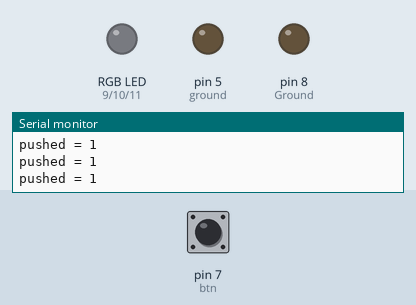
This sketch was run on a simulated Arduino Uno, built with avr-gcc and run on an emulated ATmega328P. Shown: an RGB LED mixed from three pins (HIGH = lit), output pins drawn as LEDs (lit = HIGH), the last lines printed to the serial monitor. Dashed ring = blinking. Inputs (shaded band) come from the test bench; at power-on: pin 7 (btn) HIGH. Pins used as bus, display or sensor lines are not drawn.

Above: at 1.3 s.
1.4 s: pin 7 (btn) pulled LOW for 1 s
At 2.4 s:
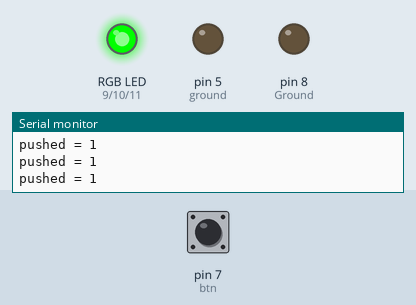
4.5 s: pin 7 (btn) pulled LOW for 0.3 s
At 5.3 s:
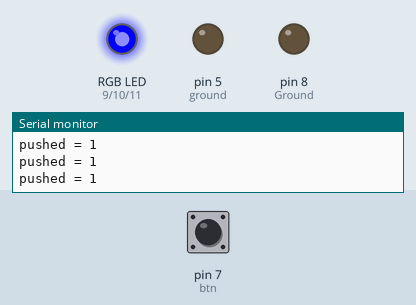
7.0 s: pin 7 (btn) pulled LOW for 3.2 s
At 7.4 s:
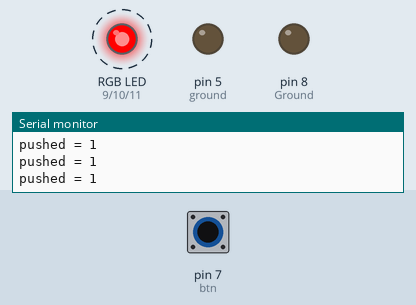
Timing chart, 0 to 12.5 s (numbered marks = the images above; inputs shaded):
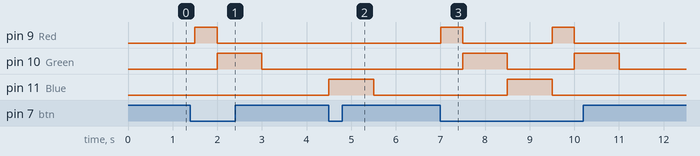

Measured:
- after the input at 1.4 s, pin 9 (Red): LOW → HIGH after 0.10 s, → LOW 0.50 s later; pin 10 (Green): LOW → HIGH after 0.60 s, → LOW 1.0 s later
- after the input at 4.5 s, pin 11 (Blue): LOW → HIGH at once, → LOW 1.0 s later
- after the input at 7.0 s, pin 9 (Red): alternates HIGH for 0.50 s and LOW for 2.0 s, 4 changes in all, then stays LOW, starting at once; pin 10 (Green): alternates HIGH for 1.0 s and LOW for 1.5 s, 4 changes in all, then stays LOW, starting after 0.50 s; pin 11 (Blue): LOW → HIGH after 1.5 s, → LOW 1.0 s later

The sketch:

button_RGB.ino
```cpp
int btn = 7; // S signal
int vcc = 6; // VCC = 5V
int ground = 5; // GND = 0V

int Ground = 8;
int Red = 9;
int Green = 10;
int Blue = 11;

int i = 0;

void setup() {
  pinMode(btn, INPUT_PULLUP); // 디지털을 사용하겠다는 것
  pinMode(vcc, OUTPUT);
  pinMode(ground, OUTPUT);
  Serial.begin(9600);
  digitalWrite(vcc, HIGH);
  digitalWrite(ground, LOW);

  pinMode(Ground, OUTPUT);
  pinMode(Red, OUTPUT);
  pinMode(Green, OUTPUT);
  pinMode(Blue, OUTPUT);

  digitalWrite(Ground, LOW);
}

void loop() {

  if(digitalRead(btn)){
   Serial.print("pushed = ");
   Serial.println(digitalRead(btn));
   delay(500);
  }
  else{
   if(i > 2)
   {
    i = i-3;
   }
   if (i == 0){
    digitalWrite(Red, HIGH); // R
    delay(500);
    digitalWrite(Red, LOW);
    i = i+1;
   }
   else if (i == 1){
    digitalWrite(Green, HIGH); // G
    delay(1000);
    digitalWrite(Green, LOW);
    i++;
   }
   else if (i == 2){
     digitalWrite(Blue, HIGH); // B
     delay(1000);
     digitalWrite(Blue, LOW);
     i++;
   }
  }
}
```
